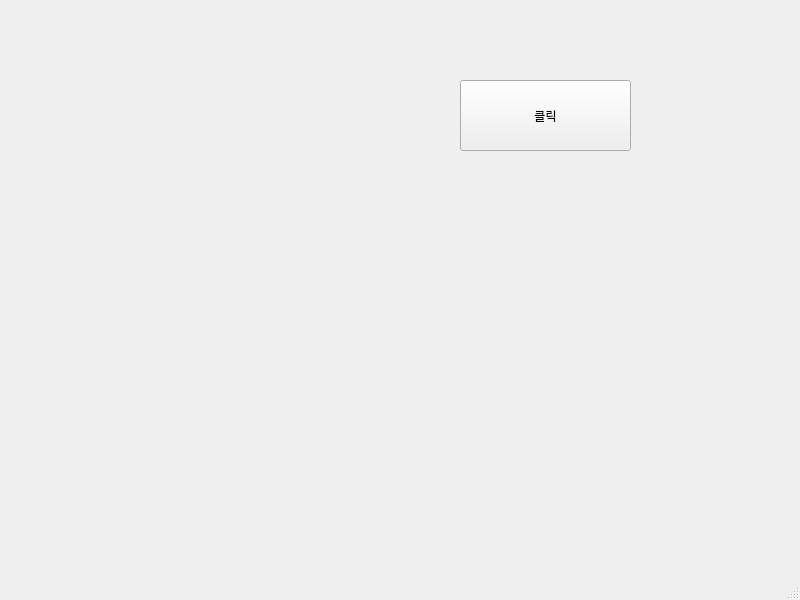
<?xml version="1.0" encoding="UTF-8"?>
<ui version="4.0">
 <class>MainWindow</class>
 <widget class="QMainWindow" name="MainWindow">
  <property name="geometry">
   <rect>
    <x>0</x>
    <y>0</y>
    <width>800</width>
    <height>600</height>
   </rect>
  </property>
  <property name="windowTitle">
   <string>MainWindow</string>
  </property>
  <widget class="QWidget" name="centralwidget">
   <widget class="QPushButton" name="pushButton">
    <property name="geometry">
     <rect>
      <x>460</x>
      <y>80</y>
      <width>171</width>
      <height>71</height>
     </rect>
    </property>
    <property name="text">
     <string>클릭</string>
    </property>
   </widget>
   <widget class="QLabel" name="label">
    <property name="geometry">
     <rect>
      <x>120</x>
      <y>80</y>
      <width>231</width>
      <height>61</height>
     </rect>
    </property>
    <property name="text">
     <string/>
    </property>
   </widget>
  </widget>
  <widget class="QMenuBar" name="menubar">
   <property name="geometry">
    <rect>
     <x>0</x>
     <y>0</y>
     <width>800</width>
     <height>31</height>
    </rect>
   </property>
  </widget>
  <widget class="QStatusBar" name="statusbar"/>
 </widget>
 <resources/>
 <connections/>
</ui>
